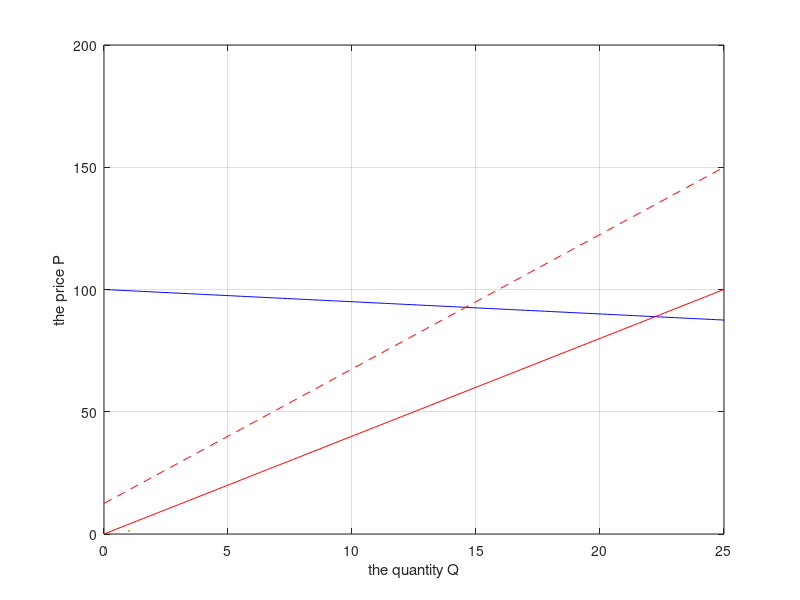

Write MATLAB code to recreate this figure.
q = 0:0.1:25;
l = length(q);
MB = zeros(1, l);
MC = zeros(1, l);
SMC = zeros(1, l);
MB = 100 - 0.5*q;
MC = 4*q;
SMC = 12.5+5.5*q;
figure(1)
plot(q,MB,'b-',LineWidth=1.2);
hold on
plot(q,MC,'r-',LineWidth=1.2);
hold on
plot(q,SMC,'r--',LineWidth=1.2);
grid on
xlabel("the quantity Q");
ylabel("the price P");
